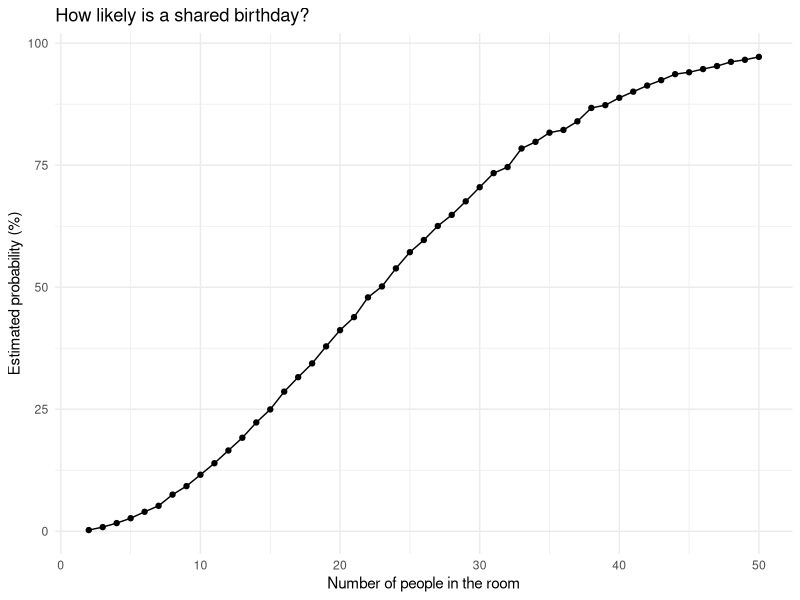

Write the R code that produced this figure.
## ---- chunk 1
library(tidyverse)
set.seed(1)

knitr::opts_chunk$set(
  fig.width = 7,
  fig.asp = .6,
  out.width = "90%"
)
theme_set(theme_minimal() + theme(legend.position = "bottom"))
## ---- chunk 2
sim_birthday = function(n) {
  birthdays = sample(1:365, n, replace = TRUE)
  n_distinct(birthdays) < n
}
## ---- chunk 3
birthday_sims =
  expand_grid(group_size = 2:50, iter = 1:10000) |>
  mutate(shared = map_lgl(group_size, sim_birthday))

birthday_prob =
  birthday_sims |>
  group_by(group_size) |>
  summarize(prob = mean(shared))
## ---- chunk 4
birthday_prob |>
  ggplot(aes(x = group_size, y = 100 * prob)) +
  geom_point() +
  geom_line() +
  labs(
    title = "How likely is a shared birthday?",
    x = "Number of people in the room",
    y = "Estimated probability (%)"
  )
## ---- chunk 5
file_df = tibble(
  files = list.files("data/hw5_data/"),
  path = str_c("data/hw5_data/", files)
)
## ---- chunk 6
study_wide =
  file_df |>
  mutate(data = map(path, read_csv, show_col_types = FALSE)) |>
  unnest(cols = data)
